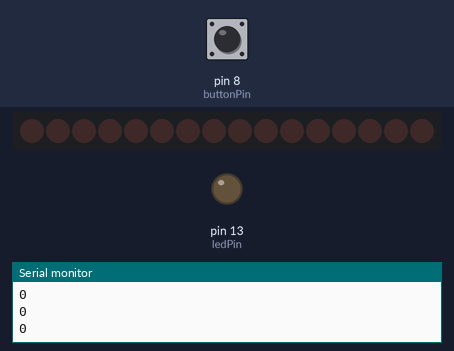
A sketch run on a simulated Arduino Uno, built with avr-gcc and run on an emulated ATmega328P. Shown: 16 shift-register outputs drawn as a row of LEDs (first output left, lit = HIGH), output pins drawn as LEDs (lit = HIGH), the last lines printed to the serial monitor. Wiring (inferred from the names in the program): 2 × shift register (74HC595): data pin 10; shift clock pin 11; latch pin 12. Wiring (inferred from the signals the program sends): row of LEDs: on Q0, Q1, Q2, Q3, Q4, Q5, Q6, Q7, Q8, Q9, Q10, Q11, Q12, Q13, Q14, Q15. Inputs (shaded band) come from the test bench; at power-on: pin 8 (buttonPin) LOW. Pins used as bus, display or sensor lines are not drawn.

Above: at 1.4 s.
1.5 s: pin 8 (buttonPin) pulled HIGH for 0.35 s
At 2.4 s:
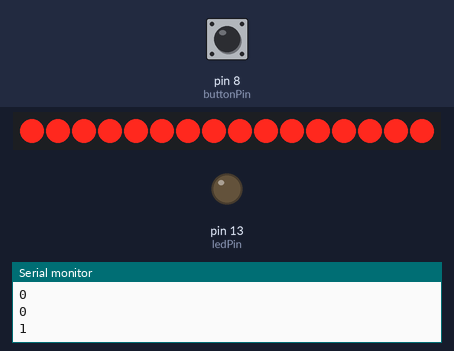
4.8 s: pin 8 (buttonPin) pulled HIGH for 1 s
At 7.8 s:
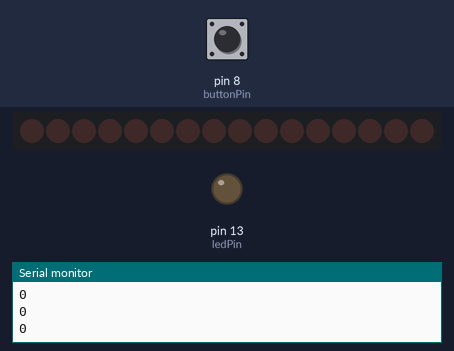
8.4 s: pin 8 (buttonPin) pulled HIGH for 3.2 s
At 9.0 s:
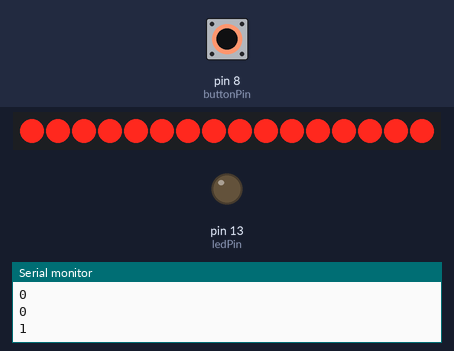
Timing chart, 0 to 14.1 s (numbered marks = the images above; inputs shaded):
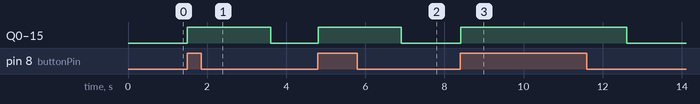

Measured:
- after the input at 1.5 s, Q0–15: LOW → HIGH at once, → LOW 2.1 s later
- after the input at 4.8 s, Q0–15: LOW → HIGH at once, → LOW 2.1 s later
- after the input at 8.4 s, Q0–15: LOW → HIGH at once, → LOW 4.2 s later

The sketch:

Button.ino
```cpp
uint32_t dataPin = 10;// SDI
uint32_t clockPin = 11;//SCK
uint32_t latchPin = 12;//RCK

const int buttonPin = 8;     // the number of the pushbutton pin
const int ledPin =  13;      // the number of the LED pin


int buttonState = 0;         // variable for reading the pushbutton status

void setup() {
  Serial.begin(9600);
  pinMode(buttonPin, INPUT);

  pinMode(dataPin, OUTPUT);
  pinMode(clockPin, OUTPUT);
  pinMode(latchPin, OUTPUT);
  pinMode(13, OUTPUT);

  digitalWrite(latchPin, LOW);
  digitalWrite(clockPin, LOW);
}

void shiftOut16(uint16_t dataPin, uint16_t clockPin, uint16_t bitOrder, uint16_t val)
{
   uint16_t i;
   uint16_t bitt = 16;

   for(i = 0; i < bitt; i++)
   {
      if(bitOrder == LSBFIRST)
        digitalWrite(dataPin, !!(val &(1<<i)));
      else
        digitalWrite(dataPin, !!(val & (1<<(bitt-1-i))));

      digitalWrite(clockPin, HIGH);
      digitalWrite(clockPin, LOW);
   }

   digitalWrite(latchPin, HIGH);
   digitalWrite(latchPin, LOW);

}

void loop() {

  buttonState = digitalRead(buttonPin);
  Serial.println(buttonState);

  if (buttonState == HIGH) {
    shiftOut16(dataPin, clockPin, LSBFIRST, 0b1111111111111111);
    delay(2000);
  } else {
    shiftOut16(dataPin, clockPin, LSBFIRST, ~0b1111111111111111);
    delay(200);
  }
  delay(100);
}
```
